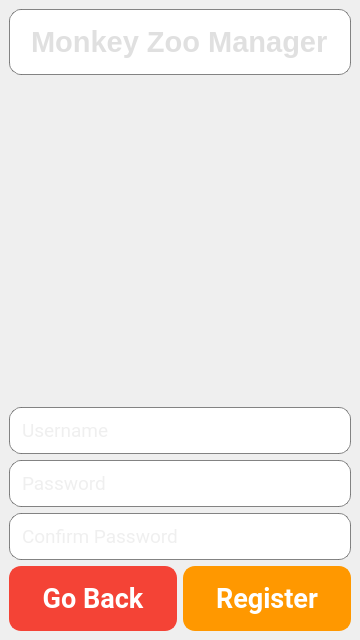
<?xml version="1.0" encoding="UTF-8"?>
<ui version="4.0">
 <class>RegisterForm</class>
 <widget class="QMainWindow" name="RegisterForm">
  <property name="geometry">
   <rect>
    <x>0</x>
    <y>0</y>
    <width>360</width>
    <height>640</height>
   </rect>
  </property>
  <property name="minimumSize">
   <size>
    <width>360</width>
    <height>640</height>
   </size>
  </property>
  <property name="windowTitle">
   <string>Register</string>
  </property>
  <property name="styleSheet">
   <string notr="true">#Register {
background: qlineargradient(spread:pad, x1:0, y1:0, x2:0, y2:1, stop:0 rgba(40, 40, 40, 255), stop:1 rgba(20, 20, 20, 255));
}
</string>
  </property>
  <widget class="QWidget" name="centralwidget">
   <layout class="QVBoxLayout" name="mainLayout">
    <item>
     <widget class="QLineEdit" name="EnterTitle">
      <property name="font">
       <font>
        <family>Segoe UI</family>
        <pointsize>22</pointsize>
        <bold>true</bold>
       </font>
      </property>
      <property name="styleSheet">
       <string notr="true">QLineEdit {
background: qlineargradient(x1: 0, y1: 0, x2: 0, y2: 1,
                            stop: 0 rgba(50, 50, 50, 255),
                            stop: 1 rgba(30, 30, 30, 255));
color: #E0E0E0;
border-radius: 12px;
border: 1px solid rgba(100, 100, 100, 200);
padding: 14px;
font-weight: bold;
}
</string>
      </property>
      <property name="text">
       <string>Monkey Zoo Manager</string>
      </property>
      <property name="alignment">
       <set>Qt::AlignmentFlag::AlignCenter</set>
      </property>
      <property name="dragEnabled">
       <bool>false</bool>
      </property>
      <property name="readOnly">
       <bool>true</bool>
      </property>
     </widget>
    </item>
    <item>
     <widget class="QLabel" name="labelLogo">
      <property name="minimumSize">
       <size>
        <width>200</width>
        <height>200</height>
       </size>
      </property>
      <property name="pixmap">
       <pixmap>MonkeyZooManager/qt/images/register.png</pixmap>
      </property>
      <property name="scaledContents">
       <bool>true</bool>
      </property>
      <property name="alignment">
       <set>Qt::AlignmentFlag::AlignCenter</set>
      </property>
     </widget>
    </item>
    <item>
     <widget class="QLineEdit" name="lineEditUsername">
      <property name="font">
       <font>
        <family>Roboto</family>
        <pointsize>14</pointsize>
       </font>
      </property>
      <property name="styleSheet">
       <string notr="true">QLineEdit {
background: qlineargradient(x1: 0, y1: 0, x2: 0, y2: 1,
                            stop: 0 rgba(50, 50, 50, 255),
                            stop: 1 rgba(30, 30, 30, 255));
color: #E0E0E0;
border-radius: 12px;
border: 1px solid rgba(100, 100, 100, 200);
padding: 10px;
}
</string>
      </property>
      <property name="placeholderText">
       <string>Username</string>
      </property>
     </widget>
    </item>
    <item>
     <widget class="QLineEdit" name="lineEditPassword">
      <property name="font">
       <font>
        <family>Roboto</family>
        <pointsize>14</pointsize>
       </font>
      </property>
      <property name="styleSheet">
       <string notr="true">QLineEdit {
background: qlineargradient(x1: 0, y1: 0, x2: 0, y2: 1,
                            stop: 0 rgba(50, 50, 50, 255),
                            stop: 1 rgba(30, 30, 30, 255));
color: #E0E0E0;
border-radius: 12px;
border: 1px solid rgba(100, 100, 100, 200);
padding: 10px;
}
</string>
      </property>
      <property name="echoMode">
       <enum>QLineEdit::EchoMode::Password</enum>
      </property>
      <property name="placeholderText">
       <string>Password</string>
      </property>
     </widget>
    </item>
    <item>
     <widget class="QLineEdit" name="lineEditConfirmPassword">
      <property name="font">
       <font>
        <family>Roboto</family>
        <pointsize>14</pointsize>
       </font>
      </property>
      <property name="styleSheet">
       <string notr="true">QLineEdit {
background: qlineargradient(x1: 0, y1: 0, x2: 0, y2: 1,
                            stop: 0 rgba(50, 50, 50, 255),
                            stop: 1 rgba(30, 30, 30, 255));
color: #E0E0E0;
border-radius: 12px;
border: 1px solid rgba(100, 100, 100, 200);
padding: 10px;
}
</string>
      </property>
      <property name="echoMode">
       <enum>QLineEdit::EchoMode::Password</enum>
      </property>
      <property name="placeholderText">
       <string>Confirm Password</string>
      </property>
     </widget>
    </item>
    <item>
     <layout class="QHBoxLayout" name="buttonLayout">
      <item>
       <widget class="QPushButton" name="pushButtonGoBack">
        <property name="font">
         <font>
          <family>Roboto</family>
          <pointsize>20</pointsize>
          <bold>true</bold>
         </font>
        </property>
        <property name="styleSheet">
         <string notr="true">QPushButton {
background-color: #F44336;  /* Light Red */
color: #ffffff;
border-radius: 12px;
border: 2px solid #F44336;
padding: 14px;
font-weight: bold;
box-shadow: 0 4px 8px rgba(0, 0, 0, 0.2), 0 0 5px rgba(255, 255, 255, 0.2); /* Shadow with border glow */
transition: background-color 0.3s, transform 0.3s, box-shadow 0.3s;
}

QPushButton:hover {
background-color: #E53935;  /* Darker light red on hover */
transform: scale(1.05);
box-shadow: 0 6px 12px rgba(0, 0, 0, 0.3), 0 0 7px rgba(255, 255, 255, 0.3); /* Enhanced shadow and glow on hover */
}

QPushButton:pressed {
background-color: #C62828;  /* Even darker light red on press */
transform: scale(0.95);
box-shadow: 0 2px 4px rgba(0, 0, 0, 0.2), 0 0 3px rgba(255, 255, 255, 0.2); /* Reduced shadow on press */
}
</string>
        </property>
        <property name="text">
         <string>Go Back</string>
        </property>
       </widget>
      </item>
      <item>
       <widget class="QPushButton" name="pushButtonRegister">
        <property name="font">
         <font>
          <family>Roboto</family>
          <pointsize>20</pointsize>
          <bold>true</bold>
         </font>
        </property>
        <property name="styleSheet">
         <string notr="true">QPushButton {
background-color: #FF9800;  /* Orange */
color: #ffffff;
border-radius: 12px;
border: 2px solid #FF9800;
padding: 14px;
font-weight: bold;
box-shadow: 0 4px 8px rgba(0, 0, 0, 0.2), 0 0 5px rgba(255, 255, 255, 0.2); /* Shadow with border glow */
transition: background-color 0.3s, transform 0.3s, box-shadow 0.3s;
}

QPushButton:hover {
background-color: #FB8C00;  /* Darker orange on hover */
transform: scale(1.05);
box-shadow: 0 6px 12px rgba(0, 0, 0, 0.3), 0 0 7px rgba(255, 255, 255, 0.3); /* Enhanced shadow and glow on hover */
}

QPushButton:pressed {
background-color: #F57C00;  /* Even darker orange on press */
transform: scale(0.95);
box-shadow: 0 2px 4px rgba(0, 0, 0, 0.2), 0 0 3px rgba(255, 255, 255, 0.2); /* Reduced shadow on press */
}
</string>
        </property>
        <property name="text">
         <string>Register</string>
        </property>
       </widget>
      </item>
     </layout>
    </item>
   </layout>
  </widget>
 </widget>
 <connections/>
</ui>
